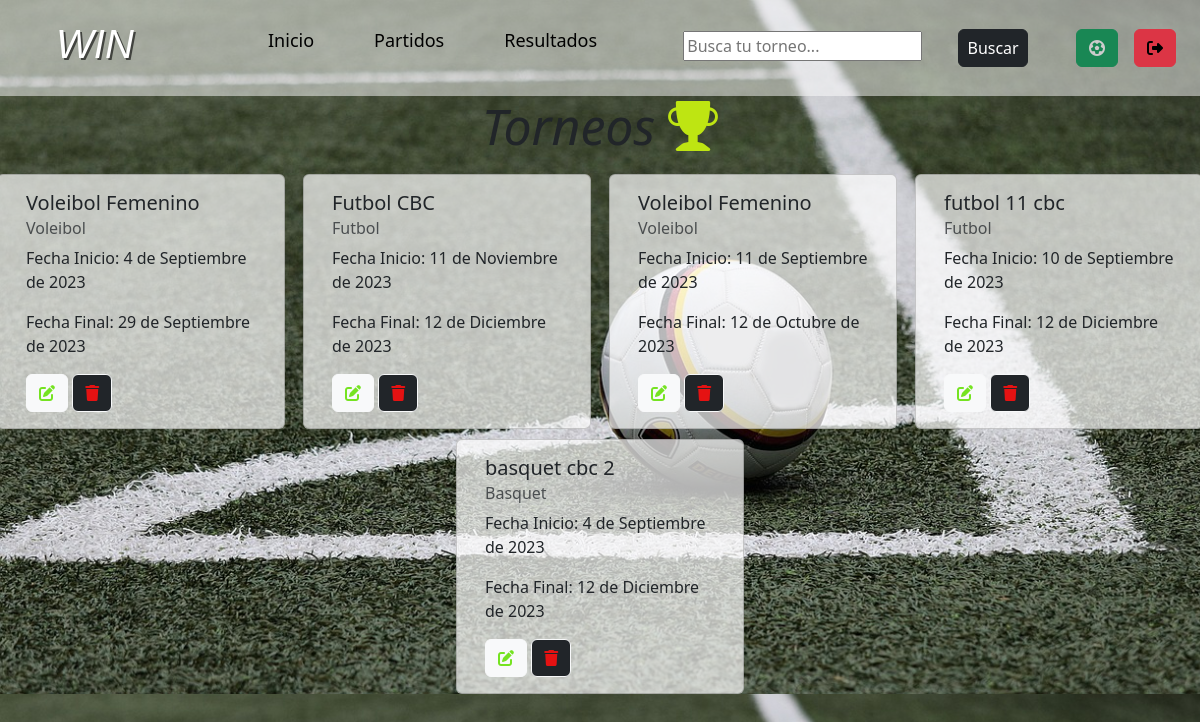
Before: / (signed in) with the older database file.
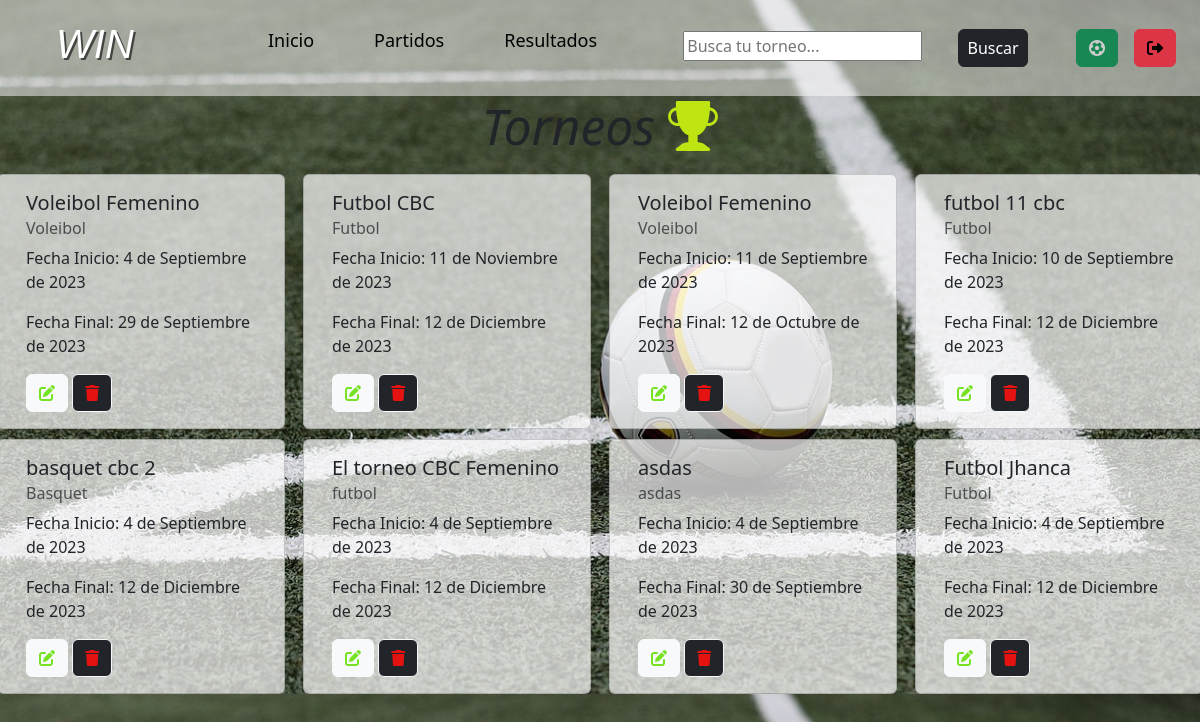
After: the same page with the newer database file.
### app/models.py (models this page shows, shortened)
class Torneo(models.Model):
    usuario= models.ForeignKey(User,on_delete=models.CASCADE,null=True,blank=True)
    nombre= models.CharField(max_length=40)
    deporte= models.CharField(max_length=30)
    descripcion= models.TextField(max_length=200)
    fecha_inicio = models.DateField()
    fecha_final = models.DateField()

### app/views.py (the view)
# urls.py: path('',TorneosPendientes.as_view(), name='torneos'),
class TorneosPendientes(LoginRequiredMixin,ListView):#Vista de Listas
    model = Torneo
    context_object_name= 'torneos'
    def get_context_data(self, **kwarg):
        context=super().get_context_data(**kwarg)
        context['torneos'] = context['torneos'].filter(usuario=self.request.user)
        context['count']= context['torneos'].filter(deporte=False).count()
        valor_buscado= self.request.GET.get('area-buscar') or ''
        if valor_buscado:
            context['torneos']= context['torneos'].filter(nombre__icontains=valor_buscado)
        context['valor_buscado']= valor_buscado
        return context

### app/templates/app/torneo_list.html (shortened to what this page needs)
{% extends 'app/index.html' %} {% load static %} {% block content %} {% if request.user.is_authenticated %}
<!DOCTYPE html>
<html lang="en">
<head>
    <link rel="stylesheet" href="https://cdn.jsdelivr.net/npm/bootstrap-icons@1.11.1/font/bootstrap-icons.css">
    <link rel="stylesheet" href="{% static 'app/torneo-list.css' %}">
</head>
<body>
    <div class="row mx-0 lista-title">
        <h1>Torneos <i class="bi bi-trophy-fill"></i></h1>
    </div>
    <div class="row tp">
        {% for torneo in torneos %}
        <div class="card" style="width: 18rem;">
            <div class="card-body">
                <h5 class="card-title">{{ torneo.nombre }}</h5>
                <h6 class="card-subtitle mb-2 text-body-secondary">{{ torneo.deporte }}</h6>
                <p class="card-text">Fecha Inicio: {{ torneo.fecha_inicio }}</p>
                <p class="card-text">Fecha Final: {{ torneo.fecha_final }}</p>
                <div class="opciones">
                    <a class="btn btn-light btn-editar" href="{% url 'editar-torneo' torneo.id %}"></a>
                    <a class="btn btn-dark btn-eliminar btn-outline-light" href="{% url 'eliminar-torneo' torneo.id %}"></a>
                </div>
            </div>
        </div>
        {% empty %}
        <h3>Está vacío</h3>
        {% endfor %}
    </div>
</body>
</html>
{% endif %} {% endblock content %}

### app/templates/app/index.html (shortened to what this page needs)
<!DOCTYPE html>
<html lang="es">
<head>
    {% load static %}
    <link href="https://cdn.jsdelivr.net/npm/bootstrap@5.3.1/dist/css/bootstrap.min.css" rel="stylesheet">
    <link rel="stylesheet" href="https://cdn.jsdelivr.net/npm/bootstrap-icons@1.11.1/font/bootstrap-icons.css"> {% block css%}
    <link rel="stylesheet" href="{% static 'app/index.css' %}">{% endblock %}
</head>
<body>
    {% include 'app/navbar.html' %} {% block content %} {% endblock content%}
</body>
</html>

### app/templates/app/navbar.html (shortened to what this page needs)
{% load static %}
<head>
    <link rel="stylesheet" href="{% static 'app/navbar.css' %}">
</head>
<nav class="semi-transparent-table">
    <div class="title">
        <h1>WIN</h1>
    </div>
    <div class="list-nav">
        <ul>
            <li>
                <a href="#">Inicio</a>
            </li>
            <li>
                <a href="#">Partidos</a>
            </li>
            <li>
                <a href="#">Resultados</a>
            </li>
        </ul>
    </div>
    <div class="buscar d-flex">
        <form class="buscar" method="GET">
            <input class="mx-4 buscar" type="text" name="area-buscar" value="{{valor_buscado}}" placeholder="Busca tu torneo...">
            <input class="btn btn-dark mx-2 my-0 px-2" type="submit" value="Buscar">
        </form>
    </div>
    <div class="boton">
        {% if request.user.is_authenticated %}
        <div class="log iconos-balon mx-2">
            <a class="btn btn-success crea-torneo i-1" href="{% url 'crear-torneo' %}"></a>
        </div>
        <div class="log btn-salir mx-2">
            <a class="btn btn-danger" href="{% url 'logout' %}"></a>
        </div>
        {% else %}
        <div class="log">
            <a class="btn btn-success mx-2" href="{% url 'login' %}"></a>
        </div>
        {% endif %}
    </div>
</nav>

### app/static/app/index.css (style rules this page uses)
.btn-salir a { color: #000; font-family: "Font Awesome 6 Free"; font-weight: 900; }
.iconos-balon .i-1 { color: rgb(204, 204, 204); font-family: "Font Awesome 6 Free"; font-weight: 900; }

### app/static/app/navbar.css (style rules this page uses)
.semi-transparent-table { background-color: rgba(255, 255, 255, 0.5); }
nav { display: flex; justify-content: space-around; align-items: center; }
.title { font-family: 'Raleway', sans-serif; font-weight: 900; font-style: italic; font-size: 50px; padding: 20px; margin: 0px 20px; color: #fff; text-shadow: 2px 2px rgba(0, 0, 0, .6); }
.list-nav { display: flex; align-items: center; }
.list-nav ul { list-style: none; display: flex; align-items: center; }
.list-nav ul li { display: flex; align-items: center; margin: 0px 20px; }
.list-nav ul li a { display: flex; align-items: center; text-decoration: none; color: #000; margin: 20px 10px; font-size: 18px; }
.boton { display: flex; }
.btn-salir a { color: #000; font-family: "Font Awesome 6 Free"; font-weight: 900; }
.iconos-balon .i-1 { color: rgb(204, 204, 204); font-family: "Font Awesome 6 Free"; font-weight: 900; }

### app/static/app/torneo-list.css (style rules this page uses)
body { background-image: url(./img/soccer-3471402_1280.jpg); background-size: cover; background-repeat: none; }
.lista-title { text-align: center; }
.lista-title h1 { font-style: italic; font-size: 50px; }
.opciones .btn-editar { color: rgb(117, 227, 33); font-family: "Font Awesome 6 Free"; font-weight: 900; }
.opciones .btn-eliminar { color: rgb(229, 18, 18); font-family: "Font Awesome 6 Free"; font-weight: 900; }
.bi-trophy-fill { color: rgb(190, 229, 18); font-family: "Font Awesome 6 Free"; font-weight: 900; }
.card { margin: auto; margin-top: 10px; background-color: rgba(255, 255, 255, 0.7); }

Changed rows visible on the page:
added Torneo: nombre "El torneo CBC Femenino", deporte "futbol", fecha_inicio "4 de Septiembre de 2023", fecha_final "12 de Diciembre de 2023"
added Torneo: nombre "asdas", deporte "asdas", fecha_inicio "4 de Septiembre de 2023", fecha_final "30 de Septiembre de 2023"
added Torneo: nombre "Futbol Jhanca", deporte "Futbol", fecha_inicio "4 de Septiembre de 2023", fecha_final "12 de Diciembre de 2023"
